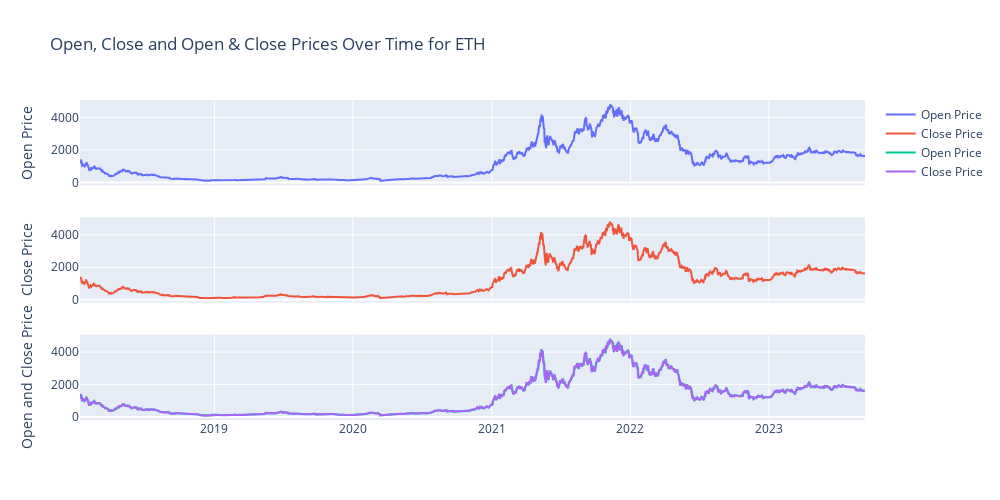

The code cell stored with this chart in its notebook:
### Markdown cell above
### ii) Subplots for Open and Close columns

### Code cell
fig = make_subplots(rows=3, cols=1, shared_xaxes=True, vertical_spacing=0.1)

# First subplot (Open Price)
fig.add_trace(go.Scatter(x=ETH['Date'], y=ETH['Open'], mode='lines', name='Open Price'), row=1, col=1)
fig.update_yaxes(title_text="Open Price", row=1, col=1)

# Second subplot (Close Price)
fig.add_trace(go.Scatter(x=ETH['Date'], y=ETH['Close'], mode='lines', name='Close Price'), row=2, col=1)
fig.update_yaxes(title_text="Close Price", row=2, col=1)

# Third subplot(Open and Close Prices)
fig.add_trace(go.Scatter(x=ETH['Date'], y=ETH['Open'], mode='lines', name='Open Price'), row=3, col=1)
fig.add_trace(go.Scatter(x=ETH['Date'], y=ETH['Close'], mode='lines', name='Close Price'), row=3, col=1)
fig.update_yaxes(title_text="Open and Close Price", row=3, col=1)

# setting up the title and size of the graph
fig.update_layout(title_text="Open, Close and Open & Close Prices Over Time for ETH",
    height=500,  # Set the height
    width=1000) # width
fig.show()

### Figure 1 — Plotly figure (JSON) as saved in the notebook; plotly's stock layout.template omitted (floating-point values rounded to 4 significant figures; data arrays with more than 128 entries replaced by an {"elided": "..."} marker saying what was removed)
{"data": [{"mode": "lines", "name": "Open Price", "type": "scatter", "x": {"elided": "2069 str values"}, "xaxis": "x", "y": {"elided": "2069 float values"}, "yaxis": "y"}, {"mode": "lines", "name": "Close Price", "type": "scatter", "x": {"elided": "2069 str values"}, "xaxis": "x2", "y": {"elided": "2069 float values"}, "yaxis": "y2"}, {"mode": "lines", "name": "Open Price", "type": "scatter", "x": {"elided": "2069 str values"}, "xaxis": "x3", "y": {"elided": "2069 float values"}, "yaxis": "y3"}, {"mode": "lines", "name": "Close Price", "type": "scatter", "x": {"elided": "2069 str values"}, "xaxis": "x3", "y": {"elided": "2069 float values"}, "yaxis": "y3"}], "layout": {"height": 500, "title": {"text": "Open, Close and Open & Close Prices Over Time for ETH"}, "width": 1000, "xaxis": {"anchor": "y", "domain": [0, 1], "matches": "x3", "showticklabels": false}, "xaxis2": {"anchor": "y2", "domain": [0, 1], "matches": "x3", "showticklabels": false}, "xaxis3": {"anchor": "y3", "domain": [0, 1]}, "yaxis": {"anchor": "x", "domain": [0.7333, 1], "title": {"text": "Open Price"}}, "yaxis2": {"anchor": "x2", "domain": [0.3667, 0.6333], "title": {"text": "Close Price"}}, "yaxis3": {"anchor": "x3", "domain": [0, 0.2667], "title": {"text": "Open and Close Price"}}}}
